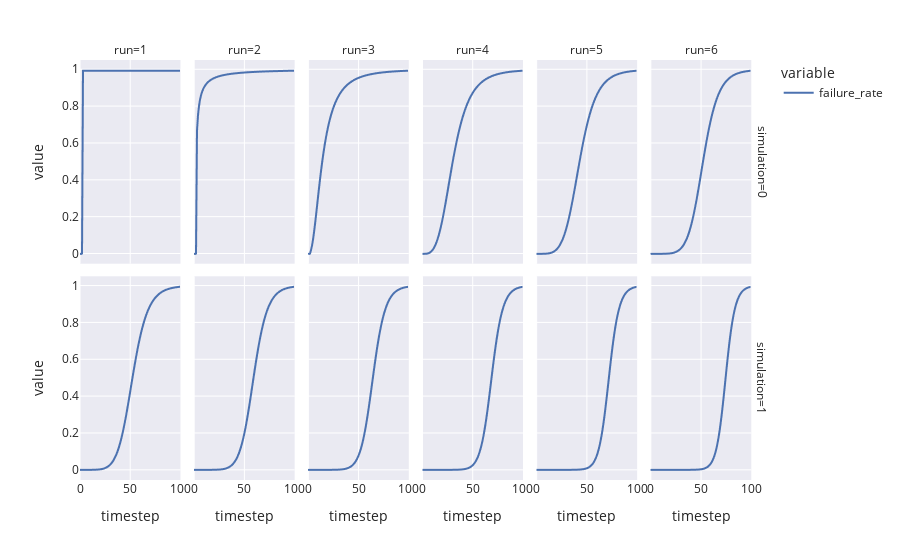

Source (notebook cell):
### Code cell
# Run this cell

fig = px.line(
    simulation_result,
    x='timestep',
    y=['failure_rate'],
    facet_row='simulation',
    facet_col='run',
    height=800,
    template='seaborn',
)

fig.show()
